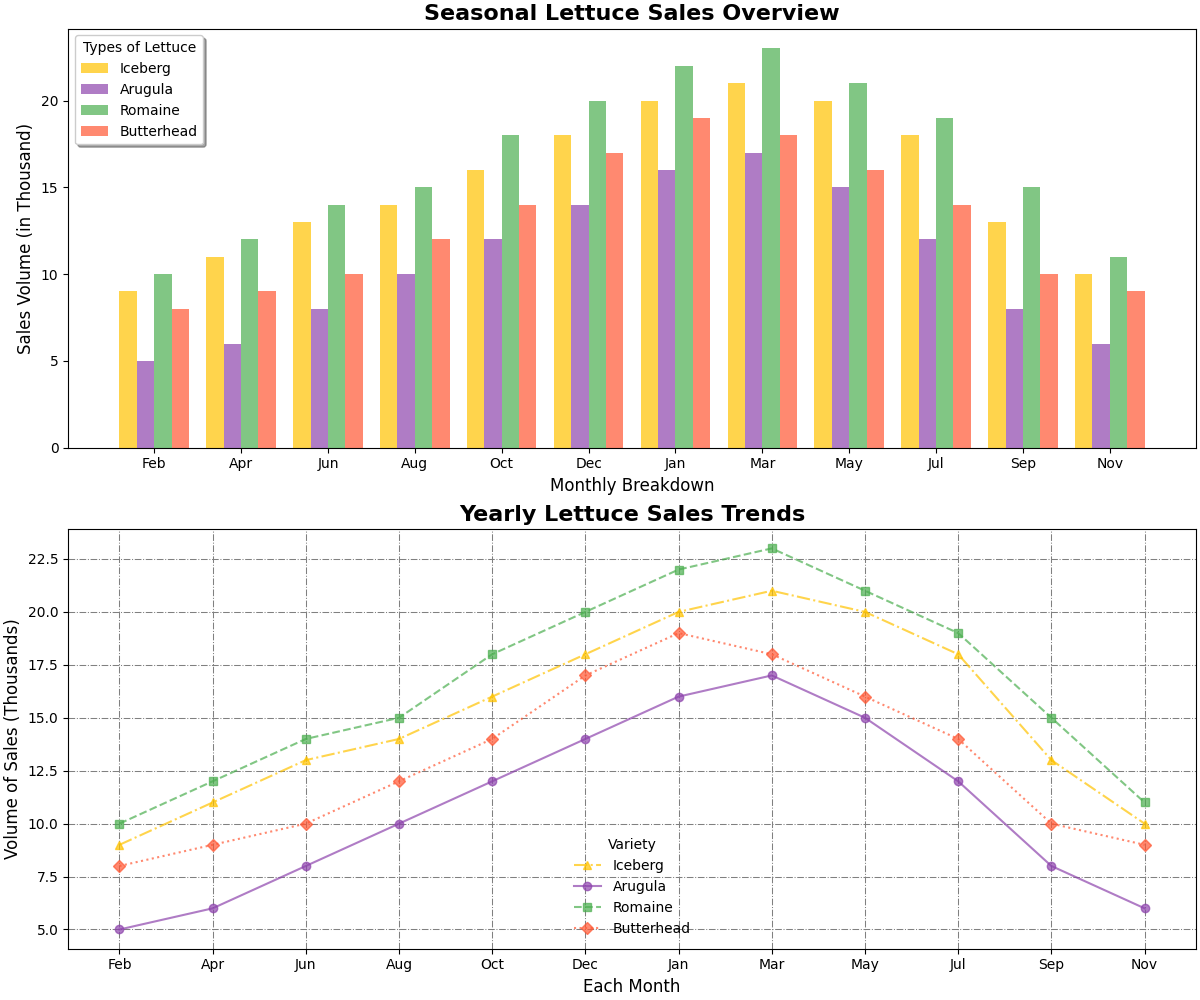

Generate this figure with Python:
import numpy as np
import matplotlib.pyplot as plt

months = ['Feb', 'Apr', 'Jun', 'Aug', 'Oct', 'Dec', 'Jan', 'Mar', 'May', 'Jul', 'Sep', 'Nov']
lettuce_varieties = ['Iceberg', 'Arugula', 'Romaine', 'Butterhead']
sales_data = np.array([
    [9, 11, 13, 14, 16, 18, 20, 21, 20, 18, 13, 10],
    [5, 6, 8, 10, 12, 14, 16, 17, 15, 12, 8, 6],
    [10, 12, 14, 15, 18, 20, 22, 23, 21, 19, 15, 11],
    [8, 9, 10, 12, 14, 17, 19, 18, 16, 14, 10, 9]
])

colors = ['#FFC300', '#8E44AD', '#4CAF50', '#FF5733']

fig, axs = plt.subplots(2, 1, figsize=(12, 10), constrained_layout=True)

# Grouped bar chart at position 0
x = np.arange(len(months))
bar_width = 0.2

for idx, variety in enumerate(lettuce_varieties):
    axs[0].bar(x + idx * bar_width, sales_data[idx], color=colors[idx], width=bar_width, alpha=0.7, label=variety)

axs[0].set_title('Seasonal Lettuce Sales Overview', fontsize=16, weight='bold')
axs[0].set_xlabel('Monthly Breakdown', fontsize=12)
axs[0].set_ylabel('Sales Volume (in Thousand)', fontsize=12)
axs[0].set_xticks(x + bar_width * 1.5)
axs[0].set_xticklabels(months)
axs[0].legend(title='Types of Lettuce', loc='upper left', frameon=True, shadow=True)
axs[0].grid(True, which='minor', color='lightgray', linestyle=':', linewidth=0.5)

# Line plot at position 1
marker_styles = ['^', 'o', 's', 'D']
line_styles = ['-.', '-', '--', ':']

for idx, variety in enumerate(lettuce_varieties):
    axs[1].plot(months, sales_data[idx], color=colors[idx], marker=marker_styles[idx], linestyle=line_styles[idx], alpha=0.7, label=variety)

axs[1].set_title('Yearly Lettuce Sales Trends', fontsize=16, weight='bold')
axs[1].set_xlabel('Each Month', fontsize=12)
axs[1].set_ylabel('Volume of Sales (Thousands)', fontsize=12)
axs[1].legend(title='Variety', loc='lower center', frameon=False)
axs[1].grid(True, which='major', color='gray', linestyle='-.', linewidth=0.75)

plt.show()
